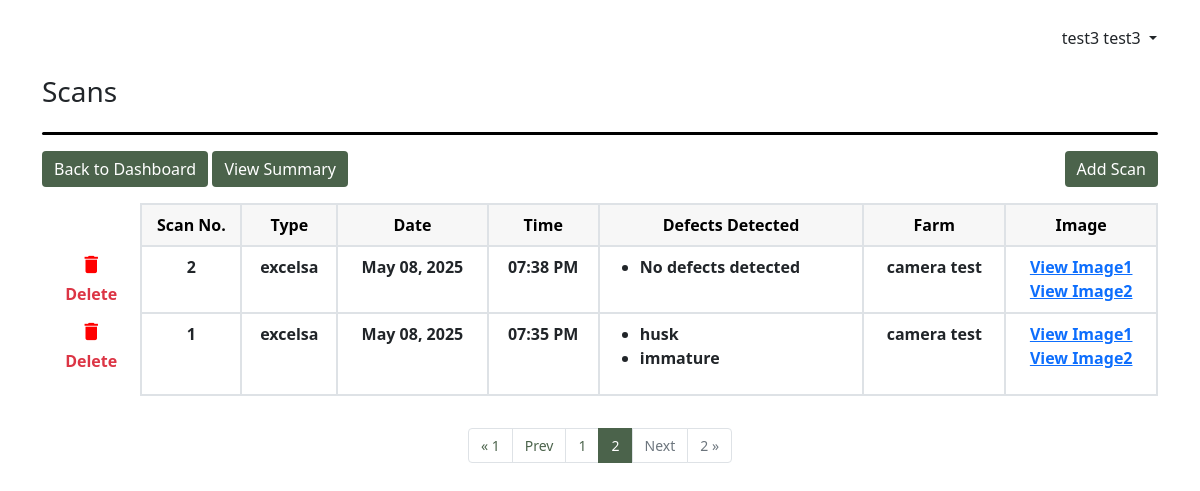
The page /dashboard/view/54/camera test/?page=2 (signed in) on the database as committed earlier.
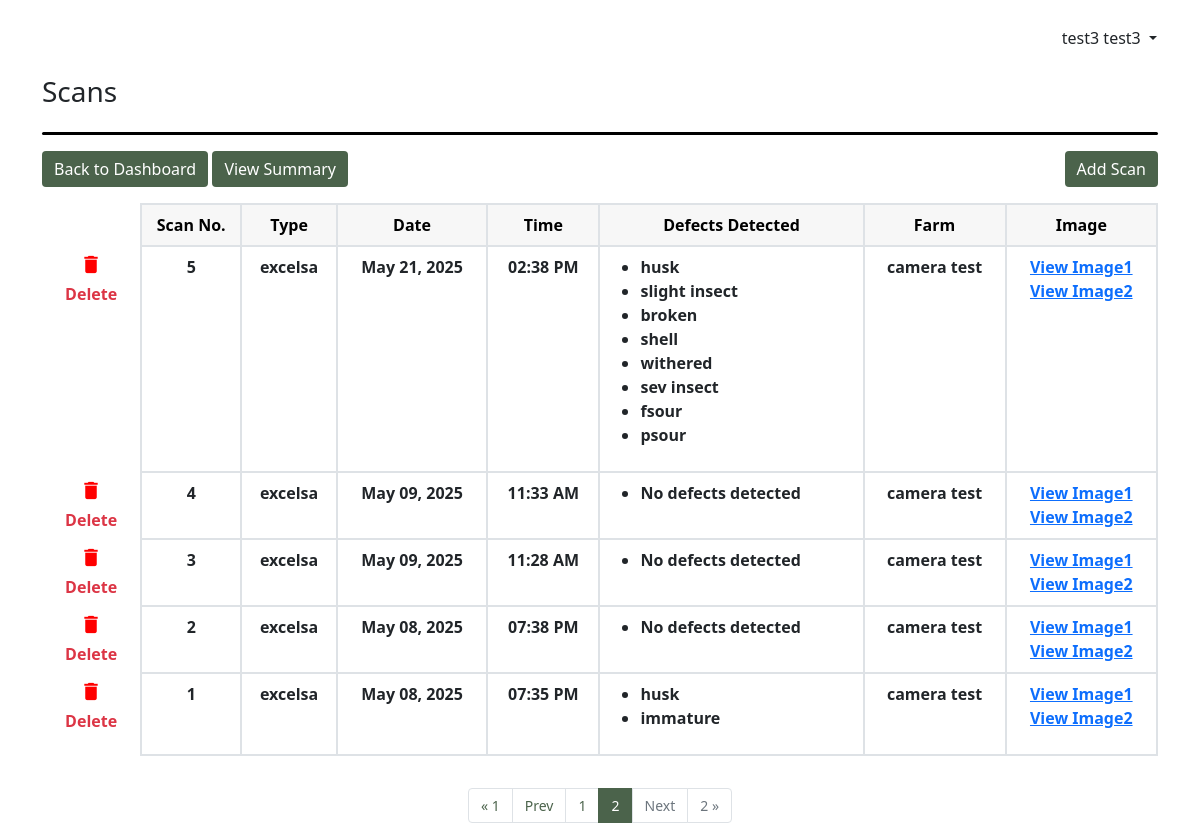
The same page on the database as committed later.
### apps/dashboard/models.py (models this page shows, shortened)
class DefectsDetected(models.Model):
    id = models.AutoField(primary_key=True)
    scan_number = models.IntegerField(null=False)
    date_scanned = models.DateTimeField(default=now)
    defects_detected = models.JSONField(max_length=50)
    scanned_image = models.CharField(max_length=255)
    scanned_image2 = models.CharField(max_length=255, null=True)
    batch = models.ForeignKey(BatchSession, on_delete=models.CASCADE)

class BatchSession(models.Model):
    batch_id = models.AutoField(primary_key=True)
    title = models.CharField(max_length=255, null=False)
    date_created = models.DateTimeField(default=now)
    bean_type = models.CharField(max_length=50)
    farm = models.CharField(max_length=255)
    user = models.ForeignKey(User, on_delete=models.CASCADE)

### apps/dashboard/views.py (the view)
# urls.py: path('dashboard/view/<int:batch_id>/<str:title>/', views.ScanListView.as_view(), name="view_scans"),
class ScanListView(LoginRequiredMixin, ListView):
    model = DefectsDetected
    template_name = "dashboard/scans_view.html"
    paginate_by = 5
    def get_context_data(self, **kwargs):
        context = super().get_context_data(**kwargs)
        batchSession = BatchSession.objects.get(batch_id=self.kwargs["batch_id"])
        context["objects"] = batchSession
        page_obj = context['page_obj']
        paginator = page_obj.paginator
        start_index = max(1, page_obj.number - 2)
        end_index = min(paginator.num_pages + 1, page_obj.number + 3)
        context['page_range'] = range(start_index, end_index)
        return context
    def get_queryset(self):
        all_defects = DefectsDetected.objects.filter(batch_id=self.kwargs["batch_id"]).order_by("-scan_number")
        self.queryset = all_defects
        return super().get_queryset()

### apps/dashboard/templates/dashboard/scans_view.html (shortened to what the changed rows need)
{% extends "layout.html" %}
{% load static %}
{% block content %}
<div class="container-fluid m-0 p-0">
  <div class="overflow-auto">
    <table
      class="table flex-wrap text-wrap custom-bordered table-data text-center ">
      <thead>
        <tr class="text-black">
          <th scope="col"></th>
          <th scope="col" style="width: 100px">Scan No.</th>
          <th scope="col">Type</th>
          <th scope="col">Date</th>
          <th scope="col">Time</th>
          <th scope="col" style="min-width: 150px">Defects Detected</th>
          <th scope="col">Farm</th>
          <th scope="col">Image</th>
        </tr>
      </thead>
      <tbody style="border-top: 0" id="scan_body_container">
        {% for defect in object_list %}
        <tr class="" id="scan_number_{{ defect.id }}">
          <td class="text-center p-0">
            <div
              class="btn button-show"
              type="button"
              data-bs-toggle="modal"
              data-bs-target="#modal"
              id="liveToastBtn"
              hx-get="{% url 'delete_view_scans' defect.id %}"
              hx-swap="innerHTML"
              hx-target="#swapelement"
              >
              <i class="material-icons" style="font-size: 23px; color: red"
                >delete</i
              >
              <div class="text-danger fw-bold">Delete</div>
            </div>
          </td>
          <td>{{ defect.scan_number}}</td>
          <td>{{ defect.batch.bean_type }}</td>
          <td>{{ defect.date_scanned|date:"F d, Y " }}</td>
          <td>{{ defect.date_scanned|date:"h:i A" }}</td>
          <td>
            <ul class="text-start">
              {% for each_defects_detected in defect.defects_detected %}
              <li>
                {% if each_defects_detected == "none" %}
                No defects detected
                {% else%}
                {{ each_defects_detected }}
                {% endif %}
              </li>
              {% endfor %}
            </ul>
          </td>
          <td>{{ defect.batch.farm }}</td>
          <td>
            <a
              target="_blank"
              href="{% static 'final_detected_images/' %}{{ defect.scanned_image }}"
              >View Image1</a>
              <br>
            <a
              target="_blank"
              href="{% static 'final_detected_images/' %}{{ defect.scanned_image2 }}"
              >View Image2</a>
          </td>
        </tr>
        {% endfor %}
      </tbody>
    </table>
  </div>
</div>
{% if page_obj.paginator.num_pages > 1%}
  {% if page_obj.has_next or page_obj.has_previous %}
  <nav aria-label="Page navigation " class="d-flex justify-content-center align-items-center">
    <ul class="pagination pagination-custom mt-3 mb-0">
    {% for page_num in page_range %}
      {% if page_num == page_obj.number %}
        <li class="page-item current-page">
          <a class="page-link">{{ page_num }}</a>
        </li>
      {% else %}
        {% if search_query %}
        <li class="page-item">
          <a class="page-link" href="?page={{ page_num }}&search={{search_query}}">{{ page_num }}</a>
        </li>
        {% else %}
        <li class="page-item">
          <a class="page-link" href="?page={{ page_num }}">{{ page_num }}</a>
        </li>
        {% endif %}
      {% endif %}
    {% endfor %}
    </ul>
  </nav>
  {% endif %}
{% endif %}
{% endblock content %}

Rows that differ between the two databases and show on the page:
now on this page (row edited): DefectsDetected: scan_number "5", batch.bean_type "excelsa", date_scanned "May 21, 2025", date_scanned "02:38 PM", defects_detected "husk" "slight insect" "broken" "shell" "withered" "sev insect" "fsour" "psour", batch.farm "camera test"
now on this page (row edited): DefectsDetected: scan_number "4", batch.bean_type "excelsa", date_scanned "May 09, 2025", date_scanned "11:33 AM", batch.farm "camera test"
now on this page (row edited): DefectsDetected: scan_number "3", batch.bean_type "excelsa", date_scanned "May 09, 2025", date_scanned "11:28 AM", batch.farm "camera test"
